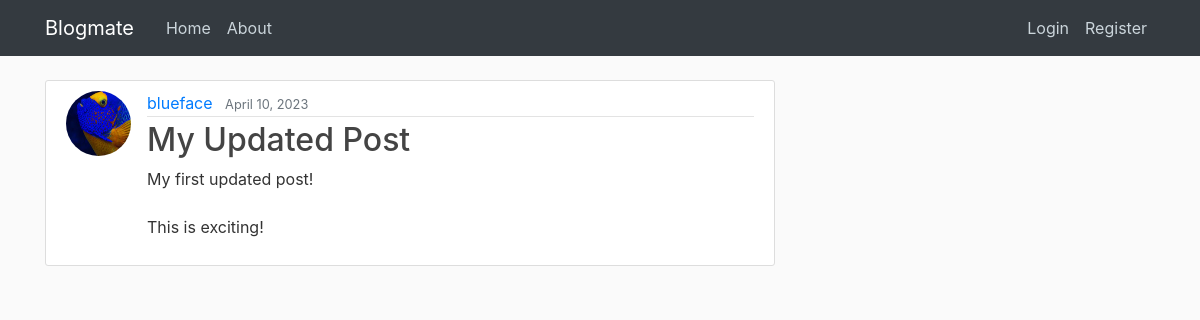
Page /post/20/ on the committed database.
### blog/models.py (models this page shows, shortened)
class Post(models.Model):
    title = models.CharField(max_length=100)
    content = models.TextField()
    date_posted = models.DateTimeField(default=timezone.now())
    author = models.ForeignKey(User, on_delete=models.CASCADE)

### users/models.py (models this page shows, shortened)
class Profile(models.Model):
    user = models.OneToOneField(User, on_delete=models.CASCADE)
    image = models.ImageField(default='default.jpg', upload_to='profile_pics')

### blog/views.py (the view)
# urls.py: path('post/<int:pk>/', PostDetailView.as_view(), name='post-detail'),
class PostDetailView(DetailView):
    model = Post

### blog/templates/blog/post_detail.html (shortened to what this page needs)
{% extends 'blog/base.html' %}
{% block content %}
<article class="media content-section">
  <img class="rounded-circle article-img" src="{{ object.author.profile.image.url }}" alt="{{ object.author }}">
    <div class="media-body">
      <div class="article-metadata">
        <a class="mr-2" href="{% url 'user-posts' object.author.username %}">{{ object.author }}</a>
        <small class="text-muted">{{ post.date_posted|date:"F d, Y" }}</small>
      </div>
      <h2 class="article-title">{{ object.title }}</h2>
      <p class="article-content">{{ object.content }}</p>
    </div>
  </article>
{% endblock content %}

### blog/static/blog/main.css (style rules this page uses)
body { background: #fafafa; color: #333333; margin-top: 5rem; }
h1, h2, h3, h4, h5, h6 { color: #444444; }
.content-section { background: #ffffff; padding: 10px 20px; border: 1px solid #dddddd; border-radius: 3px; margin-bottom: 20px; }
.article-title { color: #444444; }
.article-content { white-space: pre-line; }
.article-img { height: 65px; width: 65px; margin-right: 16px; }
.article-metadata { padding-bottom: 1px; margin-bottom: 4px; border-bottom: 1px solid #e3e3e3 }

### rows in the picture
Post: author.profile.image (picture), author "blueface", date_posted "April 10, 2023", title "My Updated Post", content "My first updated post! This is exciting!"
